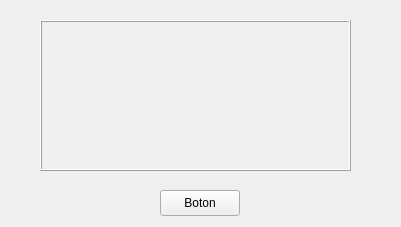
<?xml version="1.0" encoding="UTF-8"?>
<ui version="4.0">
 <class>MainWindow</class>
 <widget class="QMainWindow" name="MainWindow">
  <property name="geometry">
   <rect>
    <x>0</x>
    <y>0</y>
    <width>401</width>
    <height>227</height>
   </rect>
  </property>
  <property name="windowTitle">
   <string>MainWindow</string>
  </property>
  <widget class="QWidget" name="centralwidget">
   <widget class="QLabel" name="lblMensaje">
    <property name="geometry">
     <rect>
      <x>40</x>
      <y>20</y>
      <width>311</width>
      <height>151</height>
     </rect>
    </property>
    <property name="frameShape">
     <enum>QFrame::Box</enum>
    </property>
    <property name="frameShadow">
     <enum>QFrame::Raised</enum>
    </property>
    <property name="text">
     <string/>
    </property>
    <property name="wordWrap">
     <bool>true</bool>
    </property>
   </widget>
   <widget class="QPushButton" name="btnBoton">
    <property name="geometry">
     <rect>
      <x>160</x>
      <y>190</y>
      <width>80</width>
      <height>26</height>
     </rect>
    </property>
    <property name="text">
     <string>Boton</string>
    </property>
   </widget>
  </widget>
 </widget>
 <resources/>
 <connections/>
</ui>
